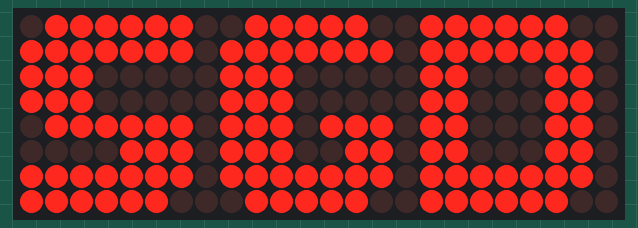
This sketch was run on a simulated Arduino Nano, built with avr-gcc and run on an emulated ATmega328P. Shown: 24×8 LED matrix.

Above: at 0.1 s.
At 5.18 s:
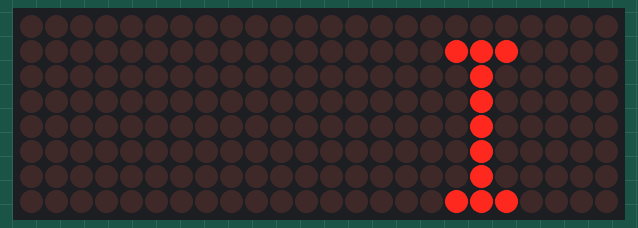
At 7.05 s:
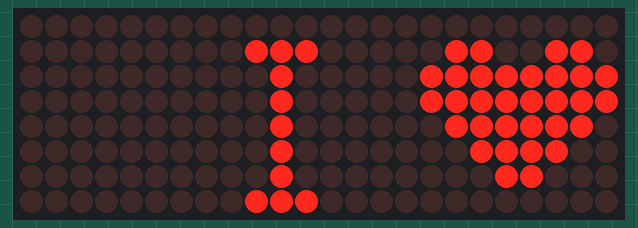
At 8.97 s:
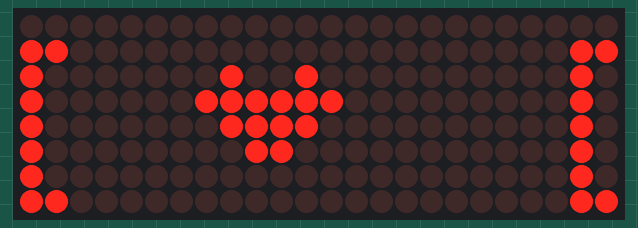
At 12.8 s:
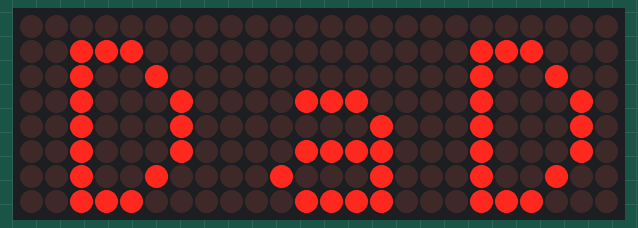
At 20.42 s:
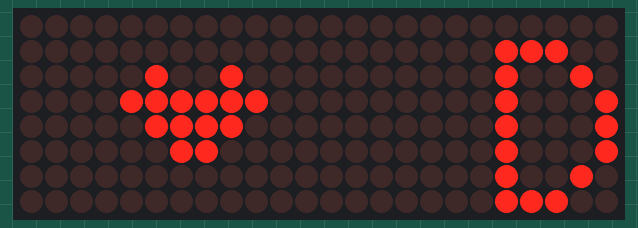

The sketch:

LED_Dot_Matrix_FathersDay2021.ino
```cpp
#include "LedControl.h"
#include "font5x7.h"

/**************************************/
/* Fathersday 2021                    */
/*                                    */
/* By Stephen Geary                   */
/*                                    */
/**************************************/

// requires a compatible 5x7 font (included in package)
// requires MAX7219 driver library found at https://www.arduinolibraries.info/libraries/led-control
// install MAX7219 driver library by downloading .ZIP and selecting [Sketch-->Include Library-->Add .ZIP Library...] and browse for the downladed .ZIP
// if arduino is a dodgey one off ebay then you will also need to install CH340 Drivers from here https://learn.sparkfun.com/tutorials/how-to-install-ch340-drivers/all to interface with arduino nano
// you may also need to select old bootloader [Tools-->Processor...-->ATmega328P (Old Bootloader)]

/******************************************/
/* Desk Nameplate Wiring Diagram          */
/*                                        */
/*         5V ---------VCC                */
/*         Gnd---------Gnd                */
/*   NANO  D12---------Din  MAX7219       */
/*         D10---------CS     #1          */
/*         D11---------Clk                */
/*                                        */
/*                                        */
/*     MCU <----VCC----VCC----            */
/*            --Gnd----Gnd----            */
/*   MAX7219  --Din    Do-----   MAX7219  */
/*     #1     --CS-----CS-----      #2    */
/*            --Clk----Clk----            */
/*                                        */
/*       same as above for 2-->3          */
/*                                        */
/******************************************/


LedControl lc1=LedControl(12,11,10,3);  // Pins: DIN,CLK,CS, # of Display connected

unsigned long delayTime=1000;  // Delay between Frames

#define SCREENS 3      // number of screens
#define Brightness 0   // Brightness level [0-15]
#define DEBUG 0        // debug mode (not used)

byte ScrollingText[1000];                                                                  // framebuffer
char DaD_Msg[] = "  I  DaD I";       // Main message [displayed 2/3 cycles]
byte Length = 0;                                                                           // Length of message stored here


byte SGDigital[SCREENS*8] = {
   B01111110,B01111100,B11111100,
   B11111110,B11111110,B11111110,
   B11100000,B11100000,B11000110,
   B11100000,B11100000,B11000110,
   B01111110,B11101110,B11000110,
   B00001110,B11100110,B11000110,
   B11111110,B11111110,B11111110,
   B11111100,B01111100,B11111100
  };

byte Draw_Heart_1[] =
{
   B00000000,
   B01100110,
   B11111111,
   B11111111,
   B01111110,
   B00111100,
   B00011000,
   B00000000
};

byte Draw_Heart_2[] =
{
   B00000000,
   B00000000,
   B00100100,
   B01111110,
   B00111100,
   B00011000,
   B00000000,
   B00000000
};

/**************************************/
/*                                    */
/*Draw Character function             */
/*                                    */
/*Function to draw 5x7 font bitmaps to*/
/*framebuffer. The Characters need to */
/*be rotated 90 degrees to be         */
/*displayed                           */
/*                                    */
/**************************************/

void drawChar(int16_t x, int16_t y, unsigned char c)
{
  for (int8_t i=0; i<=5; i++ ) {                     // loop through Character data
    uint8_t line;                                    // store line data
    if (i == 5)                                      // the last line is always blank
      line = 0x0;
    else
      line = pgm_read_byte(Font5x7+((c-32)*5)+i);    // Character codes are offset by 32 indicies, read from the PGMData page where the characters are stored
    for (int8_t j = 0; j<=7; j++) {                  // loop through each
          if(bitRead(line, j))bitSet(ScrollingText[x+(j+y)*Length], 7-i); // nobody knows how this bit works (rotates characters 90 degrees)
    }
  }
}


/**************************************/
/*                                    */
/*Display Scroll Function             */
/*                                    */
/*Function to display to the screens  */
/*from the framebuffer. and scroll    */
/*                                    */
/**************************************/

void DisplayScroll(byte in[], int frame, byte len)
{
  for (int j = 0; j < 3; j++){   // loop through the screens
    for (int i = 0; i < 8; i++)  // loop through the rows of the screen
    {
      lc1.setRow(j,i,(in[j+frame/8+i*len]<<(frame%8) | in[j+frame/8+1+i*len]>>(8-(frame%8)))); // sliding window magic!!
    }
  }
}


/**************************************/
/*                                    */
/*Set Text Function                   */
/*                                    */
/*Function to load the text from a    */
/*string into the framebuffer.        */
/*                                    */
/**************************************/

void setText(char text[], byte len)
{

  Length = len;

  for (int i = 0; i < Length * 8; i++) ScrollingText[i] = 0x00; // Clear the framebuffer

  for (int i = 0; i < Length; i++)drawChar(i, 1, text[i]);      // Load characters into framebuffer one at a time while incrementing storage location

}


/**************************************/
/*                                    */
/*Draw Heart Function                 */
/*                                    */
/*Function to load a fixed width      */
/*bitmap into the framebuffer.        */
/*                                    */
/**************************************/

void setDrawHeart(byte x, byte h, byte l)
{
  for (int i = 0; i < 8; i++){           // Loop through 8x8 bitmap
    if(h<l/2 == 0)ScrollingText[i*Length+x] = Draw_Heart_1[i]; // copy to framebuffer at location [x]
    else ScrollingText[i*Length+x] = Draw_Heart_2[i];
  }
}

/**************************************/
/*Setup Function                      */
/*                                    */
/*Boilerplate to setup serial &       */
/*displays, and set the default text  */
/*                                    */
/**************************************/

void setup()
{
  Serial.begin(115200);                 // set up seraL for any debugging

  for (int i = 0; i < 3; i++){          // for each display
    lc1.shutdown(i,false);              // Wake up displays
    lc1.setIntensity(i,Brightness);     // Set Brightness levels
    lc1.clearDisplay(i);                // Clear Displays
  }

  DisplayScroll(SGDigital, 0, 3);        // display SGD Logo


  setText(DaD_Msg, sizeof(DaD_Msg)-1);   // load the full message into the framebuffer
  setDrawHeart(3,0,1);                   // draw the heart into the framebuffer

  delay(delayTime*5);                    // wait
}


int frame = 0; // frame the framebuffer is currently displaying

/**************************************/
/*main loop Function                  */
/*                                    */
/*increment through frames and display*/
/*framebuffer. Cycle through messages */
/*                                    */
/**************************************/

void loop()
{
 DisplayScroll(ScrollingText, frame, Length); // display frame
 delay(delayTime/50);                         // single frame delay
 setDrawHeart(3,frame%15, 15);                // draw the heart into the framebuffer
 frame++;
 if(frame > (Length-3)*8){                    // at end of message
  frame = 1;                                  // reset frame count
 }
}
```

Source omitted: font5x7.h (data table, 3704 bytes)

Measured:
- by itself, everything shown: repeats every 14.6 s, in 46 steps
